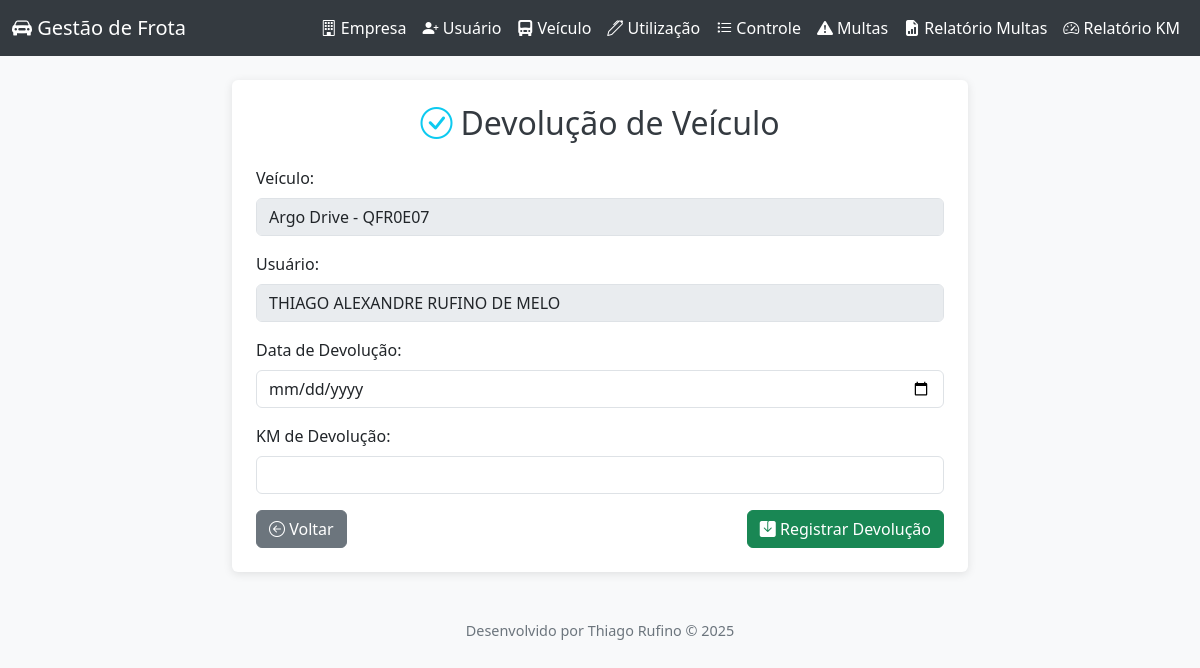
The page /devolucao/1 on the database its author committed.
### app.py (models this page shows)
class Veiculo(db.Model):
    id = db.Column(db.Integer, primary_key=True)
    marca_modelo = db.Column(db.String(100), nullable=False)
    placa = db.Column(db.String(10), nullable=False, unique=True)
    cor = db.Column(db.String(30), nullable=False)
    franquia_km = db.Column(db.Integer, default=2000)
    empresa_id = db.Column(db.Integer, db.ForeignKey('empresa.id'), nullable=False)
    empresa = db.relationship('Empresa')
    data_locacao = db.Column(db.Date, nullable=False)
    disponivel = db.Column(db.Boolean, default=True)

class Usuario(db.Model):
    id = db.Column(db.Integer, primary_key=True)
    nome = db.Column(db.String(100), nullable=False)
    cargo = db.Column(db.String(100), nullable=False)
    setor = db.Column(db.String(100), nullable=False)

### app.py (the view, shortened to what this page needs)
@app.route('/devolucao/<int:id>', methods=['GET', 'POST'])
def devolucao(id):
    utilizacao = db.session.get(Utilizacao, id)
    ultimo_registro_km_mensal = ControleKm.query.join(Utilizacao).filter(Utilizacao.id == id).order_by(ControleKm.mes_ano.desc()).first()
    km_minimo = ultimo_registro_km_mensal.km_final_mes if ultimo_registro_km_mensal else utilizacao.km_entrega
    return render_template('devolucao.html', utilizacao=utilizacao, km_minimo=km_minimo)

### templates/devolucao.html (shortened to what this page needs)
{% extends "base.html" %}
{% block content %}
<div class="row justify-content-center">
    <div class="col-md-8">
        <div class="card p-4">
            <h2 class="mb-4 text-center">
                <i class="bi bi-check-circle text-info me-2"></i>Devolução de Veículo
            </h2>
            <form method="POST" id="devolucao-form">
                <div class="mb-3">
                    <label class="form-label">Veículo:</label>
                    <input type="text" class="form-control" value="{{ utilizacao.veiculo.marca_modelo }} - {{ utilizacao.veiculo.placa }}" disabled>
                </div>
                <div class="mb-3">
                    <label class="form-label">Usuário:</label>
                    <input type="text" class="form-control" value="{{ utilizacao.usuario.nome }}" disabled>
                </div>
                <div class="mb-3">
                    <label for="data_devolucao" class="form-label">Data de Devolução:</label>
                    <input type="date" id="data_devolucao" name="data_devolucao" class="form-control" required>
                </div>
                <div class="mb-3">
                    <label for="km_devolucao" class="form-label">KM de Devolução:</label>
                    <input type="number" id="km_devolucao" name="km_devolucao" class="form-control" required>
                </div>
                <div class="d-flex justify-content-between">
                    <a href="{{ url_for('controle_utilizacao') }}" class="btn btn-secondary">
                        <i class="bi bi-arrow-left-circle"></i> Voltar
                    </a>
                    <button type="submit" class="btn btn-success">
                        <i class="bi bi-save-fill"></i> Registrar Devolução
                    </button>
                </div>
            </form>
        </div>
    </div>
</div>
{% endblock %}

### templates/base.html (style rules this page uses)
body { background-color: #f8f9fa; }
.card { border: none; box-shadow: 0 2px 10px rgba(0,0,0,0.1); }
.btn-secondary { background-color: #6c757d; }
h1, h2 { color: #343a40; }

### rows shown on the page
Veiculo: veiculo.marca_modelo "Argo Drive - QFR0E07"
Usuario: usuario.nome "THIAGO ALEXANDRE RUFINO DE MELO"

### other values the page prints
{{ 2025 }} "2025"
